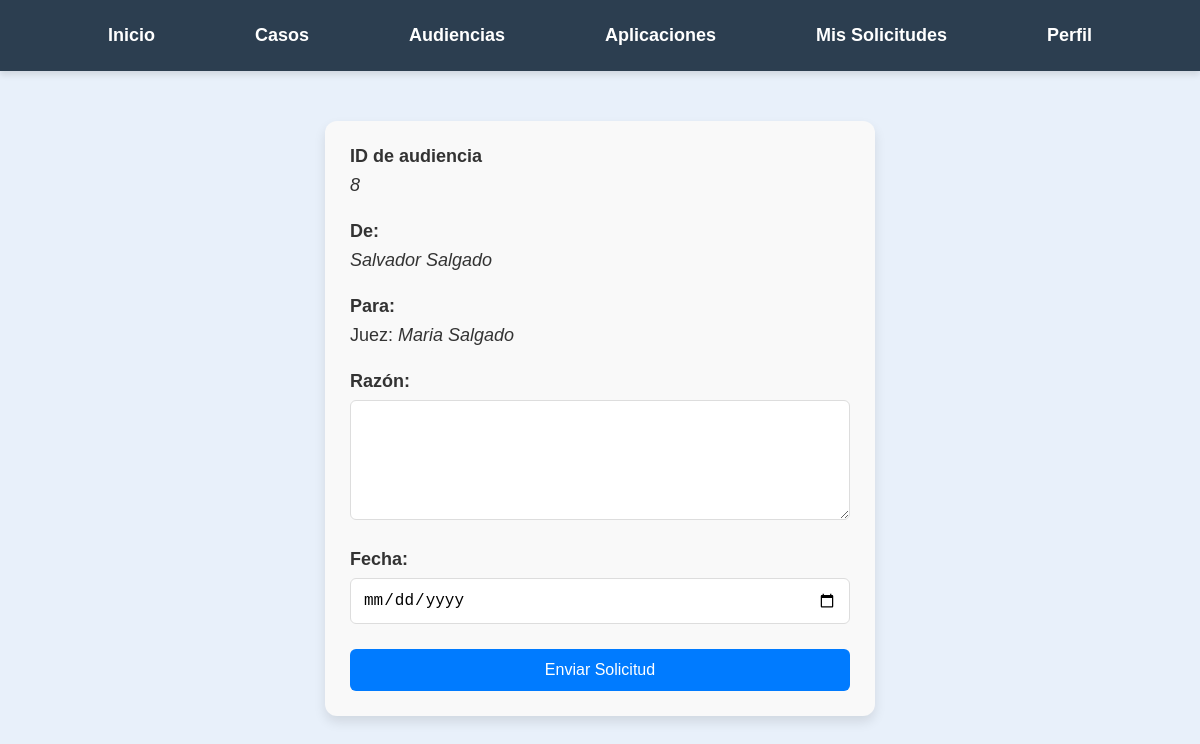
Screenshot of /Audiencias/solicitud_audiencia.php?id=8 (signed in) with the database file from the repository.
### tables this page shows
CREATE TABLE `audiencias` (
  `id` int(11) NOT NULL,
  `titulo` varchar(255) NOT NULL,
  `caso` varchar(50) NOT NULL,
  `modalidad` varchar(50) NOT NULL,
  `fecha` date NOT NULL,
  `hora` time NOT NULL,
  `imputado` varchar(255) NOT NULL,
  `victima` varchar(255) NOT NULL,
  `delito` varchar(50) NOT NULL,
  `descripcion` text DEFAULT NULL,
  `juzgado` varchar(50) NOT NULL,
  `abogado` varchar(50) NOT NULL,
  `fiscal` varchar(50) NOT NULL,
  `sala` varchar(50) NOT NULL,
  `juez_suplente` varchar(50) NOT NULL
);

CREATE TABLE `usuarios` (
  `id` int(11) NOT NULL,
  `nombre` varchar(50) DEFAULT NULL,
  `apellido` varchar(50) DEFAULT NULL,
  `telefono` varchar(15) DEFAULT NULL,
  `tipo` varchar(20) DEFAULT NULL,
  `correo` varchar(100) DEFAULT NULL,
  `contrasena` varchar(255) DEFAULT NULL
);

### Audiencias/Solicitud_Audiencia.php (the view, shortened to what this page needs)
<?php
$servername = "localhost";
$username = "root";
$password = "";
$dbname = "legalcc";
$conn = new mysqli($servername, $username, $password, $dbname);
$user_id = $_SESSION['user_id'];
$sql = "SELECT tipo FROM usuarios WHERE id = ?";
$stmt = $conn->prepare($sql);
$stmt->bind_param("i", $user_id);
$stmt->execute();
$stmt->bind_result($tipo_usuario);
$servername = "localhost";
$username = "root";
$password = "";
$dbname = "legalcc";
$conn = new mysqli($servername, $username, $password, $dbname);
$user_id = $_SESSION['user_id'];
$sql_user = "SELECT nombre, apellido FROM usuarios WHERE id = ?";
$stmt_user = $conn->prepare($sql_user);
$stmt_user->bind_param("i", $user_id);
$stmt_user->execute();
$stmt_user->bind_result($nombre_usuario, $apellido_usuario);
$caso_id = isset($_GET['id']) ? (int)$_GET['id'] : 0;
$sql_caso = "SELECT id FROM audiencias WHERE id = ?";
$stmt_caso = $conn->prepare($sql_caso);
$stmt_caso->bind_param("i", $caso_id);
$stmt_caso->execute();
$stmt_caso->bind_result($resultado_id);
$sql_juez = "SELECT id, nombre, apellido FROM usuarios WHERE tipo = 'juez' LIMIT 1";
$stmt_juez = $conn->prepare($sql_juez);
$stmt_juez->execute();
$stmt_juez->bind_result($juez_id, $nombre_juez, $apellido_juez);
?>
<!DOCTYPE html>
<html lang="en">
<head>
</head>
<body>
<nav>
        <ul>
            <li><a href="/Pagina_principal.php">Inicio</a></li>
            <li>
                <a href="/Casos/Buscar_Casos.php">Casos</a>
            </li>
            <li><a href="/Audiencias/Buscar_Audiencias.php">Audiencias</a></li>
            <li><a href="apps.php">Aplicaciones</a></li>
            <?php if ($tipo_usuario === 'fiscal' || $tipo_usuario === 'abogado'): ?>
            <li><a href="/Audiencias/ver_solicitudes.php">Mis Solicitudes</a></li>
            <?php endif; ?>
            <li>
                <a href="/formularios/Perfil.php">Perfil</a>
            </li>
        </ul>
    </nav>
  <form id="miFormulario" action="guardar_datos.php" method="POST">
  <div class="form-section">
    <label><strong>ID de audiencia</strong></label>
    <label><em><?php echo htmlspecialchars($resultado_id); ?></em></label>
</div>
        <div class="form-section">
        <label><strong>De:</strong></label>
          <label><em><?php echo $nombre_usuario . ' ' . $apellido_usuario; ?></em></label>
        </div>
        <div class="form-section">
        <label for="juez"><strong>Para:</strong></label>
        <label>Juez: <em><?php echo $nombre_juez . ' ' . $apellido_juez; ?></em></label>
        </div>
        <div class="form-section">
        <label for="razon"><strong>Razón:</strong></label>
            <textarea id="razon" name="razon" required></textarea>
        </div>
        <div class="form-section">
        <label for="fecha"><strong>Fecha:</strong></label>
            <input type="date" id="fecha" name="fecha" required>
        </div>
        <input type="submit" value="Enviar Solicitud">
    </form>
</body>
</html>

### Audiencias/Solicitud_Audiencia.php (style rules this page uses)
body { font-family: 'Bahnschrift', sans-serif; background-color: #e8f0fa; margin: 0; padding: 0; flex-direction: column; height: 100vh; }
nav { background-color: #2c3e50; padding: 15px 0; box-shadow: 0 4px 6px rgba(0, 0, 0, 0.1); }
ul { list-style-type: none; margin: 0; padding: 0; display: flex; justify-content: center; gap: 40px; }
ul li { position: relative; }
ul li a { text-decoration: none; color: white; font-size: 18px; font-weight: bold; padding: 10px 30px; display: block; transition: background-color 0.3s ease, transform 0.2s ease; border-radius: 8px; }
#miFormulario { background: #f9f9f9; border-radius: 12px; box-shadow: 0 6px 12px rgba(0, 0, 0, 0.1); max-width: 500px; padding: 25px; margin: 50px auto; width: 90%; }
label { font-size: 18px; font-weight: 500; margin-bottom: 8px; display: block; color: #333; }
input[type="hidden"], input[type="date"], textarea { border: 1px solid #ddd; border-radius: 6px; box-sizing: border-box; font-size: 16px; padding: 12px; width: 100%; background-color: #fff; }
textarea { height: 120px; resize: vertical; }
input[type="submit"] { background-color: #007bff; border: none; border-radius: 6px; color: #fff; cursor: pointer; font-size: 16px; padding: 12px; width: 100%; transition: background-color 0.3s, transform 0.2s; }
label[for="juez"] { font-weight: bold; }
.form-section { margin-bottom: 25px; }

### rows the page displays
audiencias: id "8"
usuarios: nombre "Salvador", apellido "Salgado"
usuarios: nombre "Maria", apellido "Salgado"
